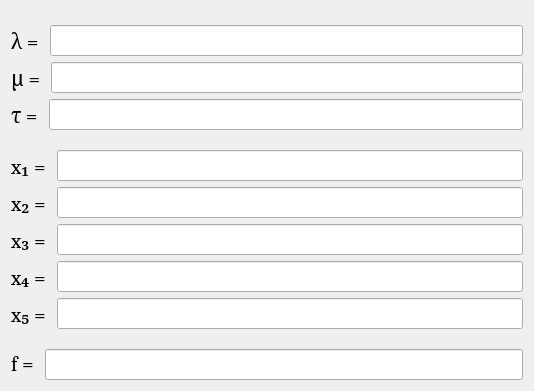
<?xml version="1.0" encoding="UTF-8"?>
<ui version="4.0">
 <class>ImitationResultsWidget</class>
 <widget class="QWidget" name="ImitationResultsWidget">
  <property name="geometry">
   <rect>
    <x>0</x>
    <y>0</y>
    <width>534</width>
    <height>391</height>
   </rect>
  </property>
  <property name="windowTitle">
   <string>ImitationResultsWidget</string>
  </property>
  <layout class="QVBoxLayout" name="verticalLayout">
   <item>
    <spacer name="verticalSpacer">
     <property name="orientation">
      <enum>Qt::Vertical</enum>
     </property>
     <property name="sizeHint" stdset="0">
      <size>
       <width>20</width>
       <height>9</height>
      </size>
     </property>
    </spacer>
   </item>
   <item>
    <layout class="QHBoxLayout" name="horizontalLayout">
     <item>
      <widget class="QLabel" name="label">
       <property name="font">
        <font>
         <family>Cambria</family>
         <pointsize>16</pointsize>
        </font>
       </property>
       <property name="text">
        <string>λ = </string>
       </property>
      </widget>
     </item>
     <item>
      <widget class="QLineEdit" name="lineEdit">
       <property name="font">
        <font>
         <family>Cambria</family>
         <pointsize>14</pointsize>
        </font>
       </property>
       <property name="readOnly">
        <bool>true</bool>
       </property>
      </widget>
     </item>
    </layout>
   </item>
   <item>
    <layout class="QHBoxLayout" name="horizontalLayout_2">
     <item>
      <widget class="QLabel" name="label_2">
       <property name="font">
        <font>
         <family>Cambria</family>
         <pointsize>16</pointsize>
        </font>
       </property>
       <property name="text">
        <string>μ = </string>
       </property>
      </widget>
     </item>
     <item>
      <widget class="QLineEdit" name="lineEdit_2">
       <property name="font">
        <font>
         <family>Cambria</family>
         <pointsize>14</pointsize>
        </font>
       </property>
       <property name="readOnly">
        <bool>true</bool>
       </property>
      </widget>
     </item>
    </layout>
   </item>
   <item>
    <layout class="QHBoxLayout" name="horizontalLayout_3">
     <item>
      <widget class="QLabel" name="label_3">
       <property name="font">
        <font>
         <family>Cambria</family>
         <pointsize>16</pointsize>
        </font>
       </property>
       <property name="text">
        <string>τ = </string>
       </property>
      </widget>
     </item>
     <item>
      <widget class="QLineEdit" name="lineEdit_3">
       <property name="font">
        <font>
         <family>Cambria</family>
         <pointsize>14</pointsize>
        </font>
       </property>
       <property name="readOnly">
        <bool>true</bool>
       </property>
      </widget>
     </item>
    </layout>
   </item>
   <item>
    <spacer name="verticalSpacer_2">
     <property name="orientation">
      <enum>Qt::Vertical</enum>
     </property>
     <property name="sizeHint" stdset="0">
      <size>
       <width>20</width>
       <height>10</height>
      </size>
     </property>
    </spacer>
   </item>
   <item>
    <layout class="QHBoxLayout" name="horizontalLayout_4">
     <item>
      <widget class="QLabel" name="label_4">
       <property name="font">
        <font>
         <family>Cambria</family>
         <pointsize>16</pointsize>
        </font>
       </property>
       <property name="text">
        <string>x₁ = </string>
       </property>
      </widget>
     </item>
     <item>
      <widget class="QLineEdit" name="lineEdit_4">
       <property name="font">
        <font>
         <family>Cambria</family>
         <pointsize>14</pointsize>
        </font>
       </property>
       <property name="readOnly">
        <bool>true</bool>
       </property>
      </widget>
     </item>
    </layout>
   </item>
   <item>
    <layout class="QHBoxLayout" name="horizontalLayout_7">
     <item>
      <widget class="QLabel" name="label_7">
       <property name="font">
        <font>
         <family>Cambria</family>
         <pointsize>16</pointsize>
        </font>
       </property>
       <property name="text">
        <string>x₂ = </string>
       </property>
      </widget>
     </item>
     <item>
      <widget class="QLineEdit" name="lineEdit_7">
       <property name="font">
        <font>
         <family>Cambria</family>
         <pointsize>14</pointsize>
        </font>
       </property>
       <property name="readOnly">
        <bool>true</bool>
       </property>
      </widget>
     </item>
    </layout>
   </item>
   <item>
    <layout class="QHBoxLayout" name="horizontalLayout_6">
     <item>
      <widget class="QLabel" name="label_6">
       <property name="font">
        <font>
         <family>Cambria</family>
         <pointsize>16</pointsize>
        </font>
       </property>
       <property name="text">
        <string>x₃ = </string>
       </property>
      </widget>
     </item>
     <item>
      <widget class="QLineEdit" name="lineEdit_6">
       <property name="font">
        <font>
         <family>Cambria</family>
         <pointsize>14</pointsize>
        </font>
       </property>
       <property name="readOnly">
        <bool>true</bool>
       </property>
      </widget>
     </item>
    </layout>
   </item>
   <item>
    <layout class="QHBoxLayout" name="horizontalLayout_5">
     <item>
      <widget class="QLabel" name="label_5">
       <property name="font">
        <font>
         <family>Cambria</family>
         <pointsize>16</pointsize>
        </font>
       </property>
       <property name="text">
        <string>x₄ = </string>
       </property>
      </widget>
     </item>
     <item>
      <widget class="QLineEdit" name="lineEdit_5">
       <property name="font">
        <font>
         <family>Cambria</family>
         <pointsize>14</pointsize>
        </font>
       </property>
       <property name="readOnly">
        <bool>true</bool>
       </property>
      </widget>
     </item>
    </layout>
   </item>
   <item>
    <layout class="QHBoxLayout" name="horizontalLayout_8">
     <item>
      <widget class="QLabel" name="label_8">
       <property name="font">
        <font>
         <family>Cambria</family>
         <pointsize>16</pointsize>
        </font>
       </property>
       <property name="text">
        <string>x₅ = </string>
       </property>
      </widget>
     </item>
     <item>
      <widget class="QLineEdit" name="lineEdit_8">
       <property name="font">
        <font>
         <family>Cambria</family>
         <pointsize>14</pointsize>
        </font>
       </property>
       <property name="readOnly">
        <bool>true</bool>
       </property>
      </widget>
     </item>
    </layout>
   </item>
   <item>
    <spacer name="verticalSpacer_3">
     <property name="orientation">
      <enum>Qt::Vertical</enum>
     </property>
     <property name="sizeHint" stdset="0">
      <size>
       <width>20</width>
       <height>9</height>
      </size>
     </property>
    </spacer>
   </item>
   <item>
    <layout class="QHBoxLayout" name="horizontalLayout_10">
     <item>
      <widget class="QLabel" name="label_10">
       <property name="font">
        <font>
         <family>Cambria</family>
         <pointsize>16</pointsize>
        </font>
       </property>
       <property name="text">
        <string>f = </string>
       </property>
      </widget>
     </item>
     <item>
      <widget class="QLineEdit" name="lineEdit_10">
       <property name="font">
        <font>
         <family>Cambria</family>
         <pointsize>14</pointsize>
        </font>
       </property>
       <property name="readOnly">
        <bool>true</bool>
       </property>
      </widget>
     </item>
    </layout>
   </item>
  </layout>
 </widget>
 <layoutdefault spacing="6" margin="11"/>
 <resources/>
 <connections/>
</ui>
